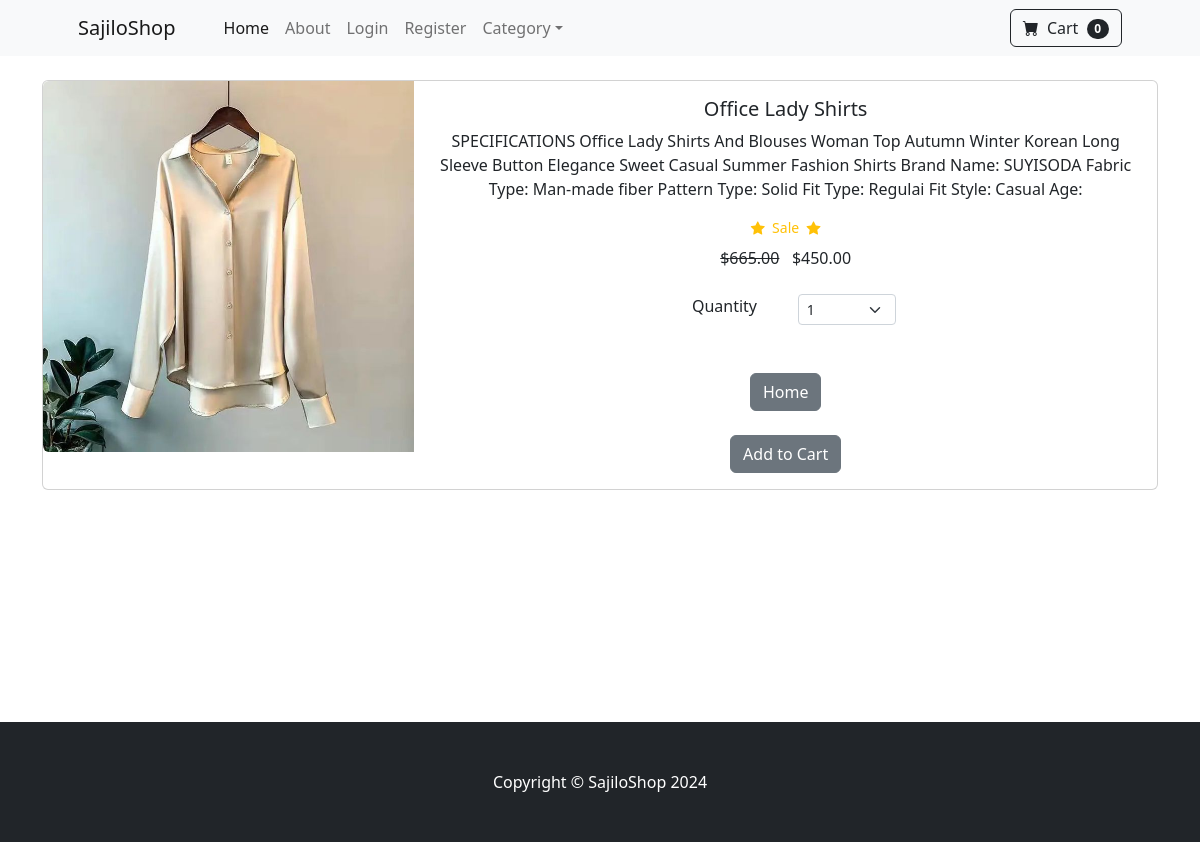
The app's page /product/4 with its own data.
### store/models.py (models this page shows, shortened)
class Product(models.Model):
    name = models.CharField(max_length=50)
    price = models.DecimalField(default=-8, decimal_places=2, max_digits=6)
    category =models.ForeignKey(Category, on_delete=models.CASCADE, default=1)
    description = models.CharField(max_length=250, default='', blank=True)
    image = models.ImageField(upload_to='uploads/product/')
    is_sale = models.BooleanField(default=False)
    sale_price = models.DecimalField(default=0, decimal_places=2, max_digits=6)

### store/views.py (the view)
# urls.py: path('product/<int:pk>', product, name='product'),
def product(request, pk):
    product = Product.objects.get(id=pk)
    return render(request, 'product.html', {'product':product})

### cart/cart.py (called while the page is built)
    def __len__(self):
        return len(self.cart)

### cart/context_processors.py (called while the page is built)
def cart(request):
    return {'cart': Cart(request)}

### store/templates/product.html (shortened to what this page needs)
{% extends "base.html" %}
{% load static %}
{% block content %}
<br>
<div class="container">
    <div class="card mb-3">
        <div class="row g-0">
          <div class="col-md-4">
            <img src="{{ product.image.url }}" class="img-fluid rounded-start" alt="...">
          </div>
          <div class="col-md-8">
            <div class="card-body">
                <center>
              <h5 class="card-title">{{ product.name }}</h5>
              <p class="card-text">{{ product.description }}</p>
                {% if product.is_sale %}
                    <div class="d-flex justify-content-center small text-warning mb-2">
                        <div class="bi-star-fill"></div>
                        &nbsp;&nbsp;Sale&nbsp;&nbsp;
                        <div class="bi-star-fill"></div>
                    </div>
                    <strike>${{ product.price }}</strike>
                    &nbsp;
                    ${{ product.sale_price }}
                {% else %}
                    ${{ product.price }}
                {% endif %}
                    <br><br/>
                    <div class="row justify-content-center">
                      <div class="col-md-2">Quantity</div>
                      <div class="col-md-2">
                        <select class="form-select form-select-sm" id="qty-cart">
                          <option value="1">1</option>
                        </select>
                      </div>
                    </div>
                    <br><br/>
              <a href="{% url 'home' %}" class="btn btn-secondary">Home</a>
              <br><br>
              <button type="button" value="{{ product.id }}" class="btn btn-secondary" id="add-cart">Add to Cart</button>
            </center>
            </div>
          </div>
        </div>
      </div>
</div>
<br>
<br>
<br>
<br>
<br>
<br>
<br>
<br>
<br>
{% endblock %}

### records on screen
Product: image (picture), name "Office Lady Shirts", description "SPECIFICATIONS Office Lady Shirts And Blouses Woman Top Autumn Winter Korean Long Sleeve Button Elegance Sweet Casual Summer Fashion Shirts Brand Name: SUYISODA Fabric Type: Man-made fiber Pattern Type: Solid Fit Type: Regulai Fit Style: Casual Age:", price "665.00", sale_price "450.00"

### other values on screen
{{ cart|length }} "0"
